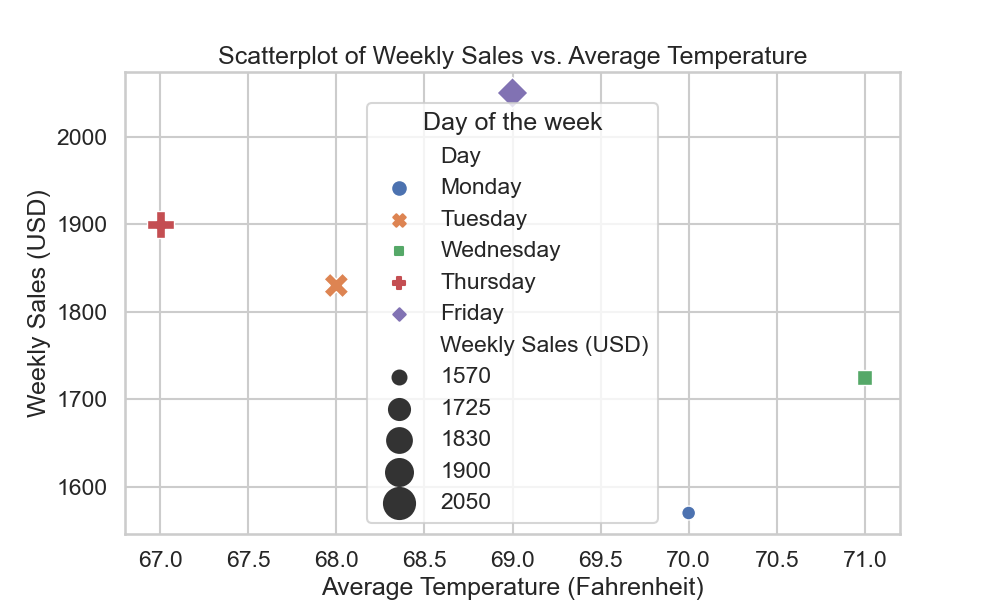

This chart was generated by the following Python code:

import seaborn as sns
import pandas as pd
import matplotlib.pyplot as plt

# Creating a DataFrame from the provided data
data = [
    {'Day': 'Monday', 'Weekly Sales (USD)': 1570, 'Average Temperature (Fahrenheit)': 70},
    {'Day': 'Tuesday', 'Weekly Sales (USD)': 1830, 'Average Temperature (Fahrenheit)': 68},
    {'Day': 'Wednesday', 'Weekly Sales (USD)': 1725, 'Average Temperature (Fahrenheit)': 71},
    {'Day': 'Thursday', 'Weekly Sales (USD)': 1900, 'Average Temperature (Fahrenheit)': 67},
    {'Day': 'Friday', 'Weekly Sales (USD)': 2050, 'Average Temperature (Fahrenheit)': 69}
]

df = pd.DataFrame(data)

# Create a scatterplot using Seaborn
# Using hue for categorical day differentiation, size for encoding weekly sales,
# and style to diversify markers for days.
plt.figure(figsize=(10, 6))  # Set the figure size
scatter_plot = sns.scatterplot(x='Average Temperature (Fahrenheit)', 
                               y='Weekly Sales (USD)', 
                               hue='Day', 
                               size='Weekly Sales (USD)',
                               style='Day', 
                               sizes=(100, 500), # Customize marker sizes
                               data=df)

# Customizing the plot with title and labels
plt.title('Scatterplot of Weekly Sales vs. Average Temperature')
plt.xlabel('Average Temperature (Fahrenheit)')
plt.ylabel('Weekly Sales (USD)')
plt.legend(title='Day of the week')

# Show the plot
plt.show()
